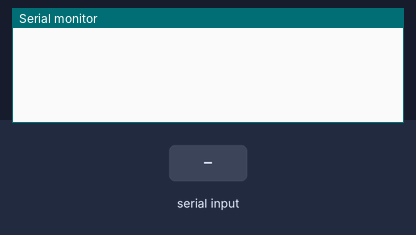
Simulated run of this sketch. Board: Arduino Uno, built with avr-gcc and run on an emulated ATmega328P. On the bench: the last lines printed to the serial monitor. The test bench sets the inputs (shaded band).

Above: at 1.2 s.
1.3 s: "90,45\n" received over Serial
At 2.5 s:
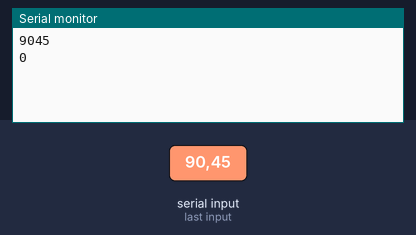
3.3 s: "30,150\n" received over Serial
At 5.3 s:
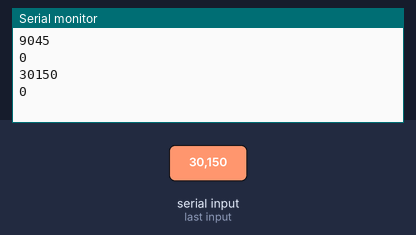
Timing chart, 0 to 6.8 s (numbered marks = the images above; inputs shaded):
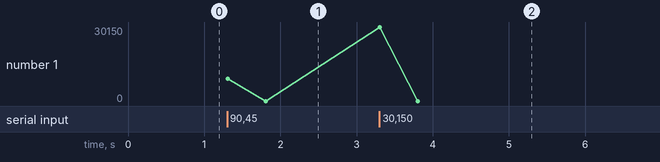

The sketch:

diy10_2_parseInt.ino
```cpp
// parseInt()方法解析整數

void setup() {
  Serial.begin(9600);
  Serial.setTimeout(500); // 等待時間設為500毫秒
}

void loop() {
  while (Serial.available()>0) {  // 持續直到所有序列輸入值都處理完畢
    int val = Serial.parseInt(SKIP_ALL, ',');  // 忽略千位分隔符號（,）
    Serial.println(val);
  }
}
```

Measured:
- after the input at 1.3 s, the serial monitor: prints a new line at once (image 1)
- after the input at 3.3 s, the serial monitor: prints a new line at once (image 2)
